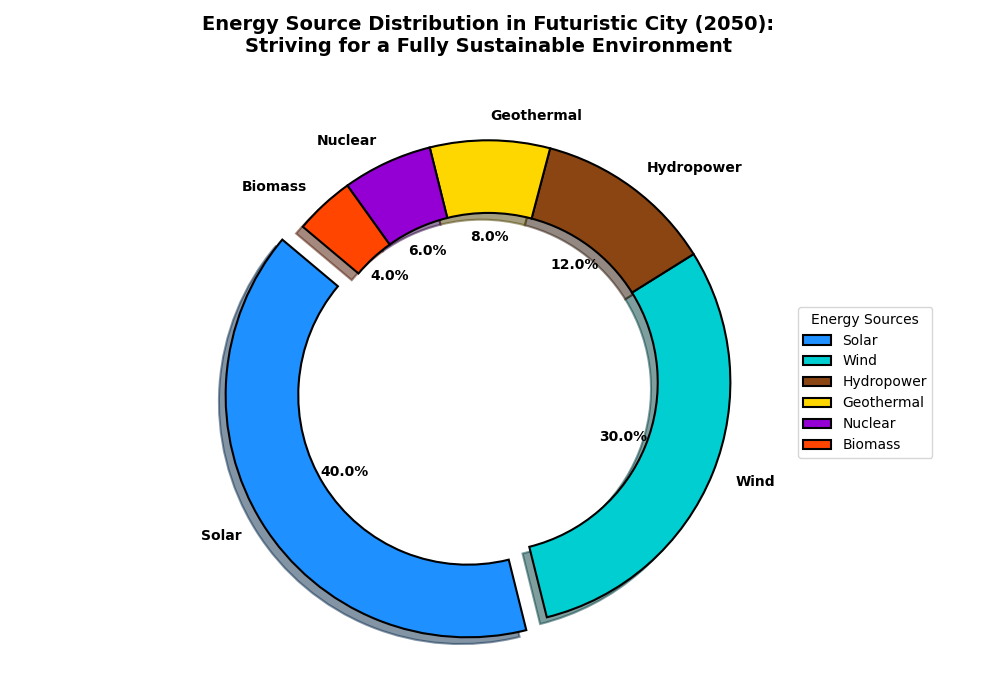

Reproduce this figure in Python.
import matplotlib.pyplot as plt

# Data for the pie chart
energy_sources = ['Solar', 'Wind', 'Hydropower', 'Geothermal', 'Nuclear', 'Biomass']
energy_percentages = [40, 30, 12, 8, 6, 4]

# Colors for the energy sources
colors = ['#1E90FF', '#00CED1', '#8B4513', '#FFD700', '#9400D3', '#FF4500']

# Plotting the donut chart
fig, ax = plt.subplots(figsize=(10, 7), subplot_kw=dict(aspect='equal'))

# Creating the donut chart with a slight explosion for the 'Solar' slice to highlight it
explode = (0.1, 0, 0, 0, 0, 0)
wedges, texts, autotexts = ax.pie(
    energy_percentages,
    explode=explode,
    labels=energy_sources,
    autopct='%1.1f%%',
    startangle=140,
    colors=colors,
    wedgeprops=dict(edgecolor='black', linewidth=1.5, width=0.3),
    shadow=True
)

# Title
plt.title(
    "Energy Source Distribution in Futuristic City (2050):\n"
    "Striving for a Fully Sustainable Environment",
    fontsize=14, fontweight='bold', pad=20
)

# Customizing the appearance of the texts
plt.setp(autotexts, size=10, weight='bold', color='black')
plt.setp(texts, size=10, weight='bold')

# Adding a legend to the side
ax.legend(
    wedges, energy_sources,
    title="Energy Sources",
    loc="center left",
    bbox_to_anchor=(1, 0, 0.5, 1),
    fontsize=10
)

# Adjusting layout
plt.tight_layout()

# Displaying the chart
plt.show()
